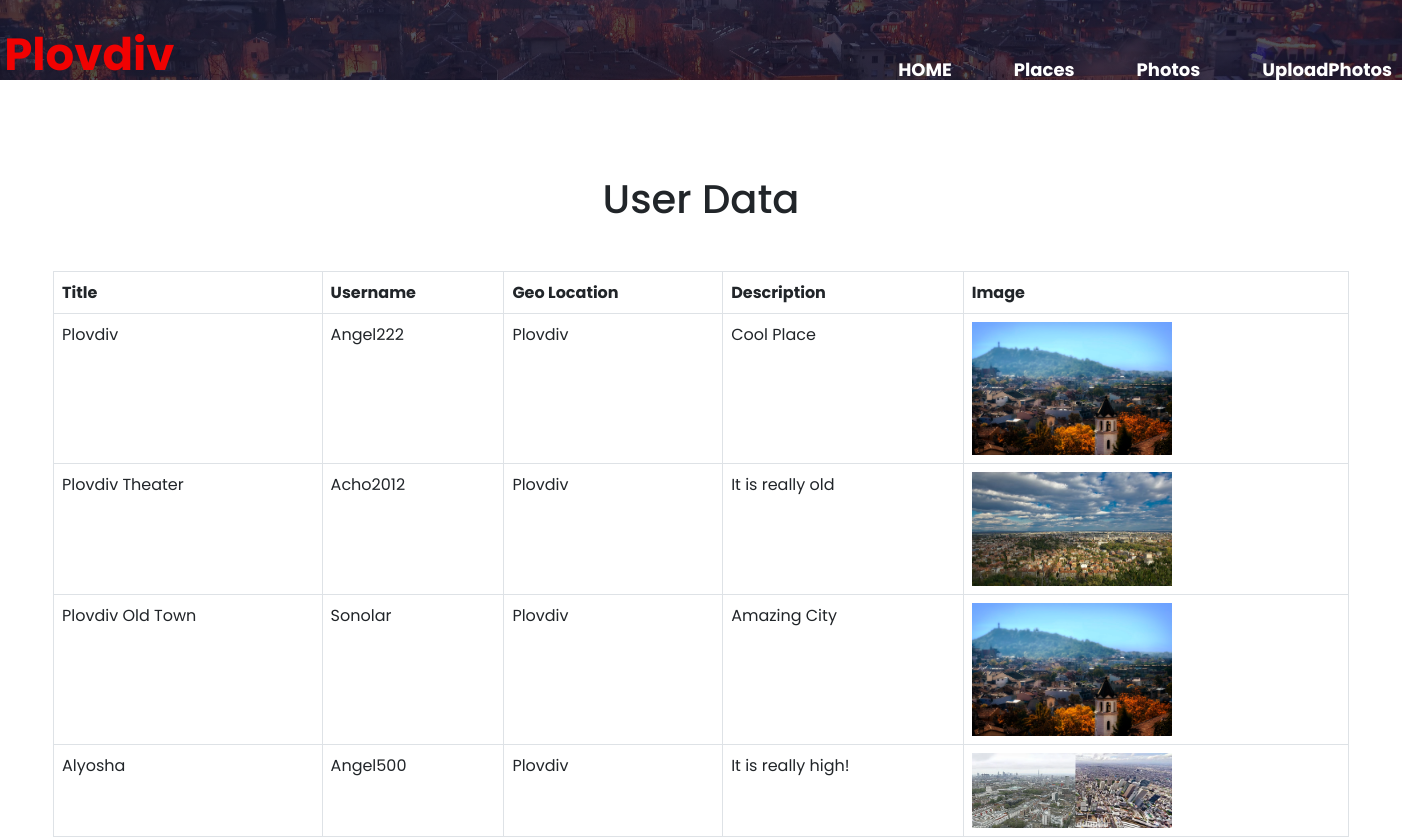
Screenshot of /CS/display.php with the database file from the repository.
### tables this page shows
CREATE TABLE `imagesuploaded` (
  `cityID` int(11) DEFAULT NULL,
  `ID` int(11) NOT NULL,
  `title` varchar(24) DEFAULT NULL,
  `username` varchar(24) DEFAULT NULL,
  `geolocation` varchar(2048) DEFAULT NULL,
  `description` varchar(2048) DEFAULT NULL,
  `img_dir` varchar(255) NOT NULL
);

### CS/display.php (the view, shortened to what this page needs)
<?php
require_once 'dbconfig.php';
?>
<html lang="en">
<head>
    <link rel="stylesheet" href="uploadstyle.css">
    <link href="https://cdn.jsdelivr.net/npm/bootstrap@5.2.0/dist/css/bootstrap.min.css" rel="stylesheet"   >
</head>
<body>
    <div class="main">
        <div class="navbar">
            <div class="logo">
                <h2 class="logo">Plovdiv</h2>
            </div>
            <div class="menu">
                <ul>
                    <li><a href="index.php">HOME</a></li>
                    <li><a href="places.php">Places</a></li>
                    <li><a href="photos.php">Photos</a></li>
                    <li><a href="imgupload.php">UploadPhotos</a></li>
                </ul>
            </div>
        </div>
        <div class="d-inline-flex p-2">
                    <form>
                    </form>
        </div>
        <h1 class="text-center my-4" color= >User Data</h1>
        <div class="container mt-5">
        <table class="table table-bordered">
  <thead>
    <tr>
      <th scope="col">Title</th>
      <th scope="col">Username</th>
      <th scope="col">Geo Location</th>
      <th scope="col">Description</th>
      <th scope="col">Image</th>
    </tr>
  </thead>
  <tbody>
     <?php
     $sql="SELECT * FROM `imagesuploaded`";
     $result=mysqli_query($db, $sql);
     while($row=mysqli_fetch_assoc($result)){
        $title=$row['title'];
        $username=$row['username'];
        $geolocation=$row['geolocation'];
        $description=$row['description'];
        $image=$row['img_dir'];
        echo '  <tr>
        <td>'.$title.'</td>
        <td>'.$username.'</td>
        <td>'.$geolocation.'</td>
        <td>'.$description.'</td>
        <td><img src=' .$image.' /></td>
        </tr>';
    }
     ?>
  </tbody>
</table>
        </div>
</body>
</html>

### CS/uploadstyle.css (style rules this page uses)
* { margin: 0; padding: 0; font-family: 'Open Sans', sans-serif; font-family: 'Poppins', sans-serif; }
.main { width: 100%; background: linear-gradient(rgba(4,9,30,0.7),rgba(4,9,30,0.7)), url(images/banner2.jpg); background-position: center; background-size: cover; height: 10vh; }
.navbar { width: 1200px; height: 75px; margin-left: 4.2; }
.logo { color: rgb(241, 2, 2); font-size: 45px; font-weight: bold; float: left; padding-top: 10px; }
.menu { width: 400px; float: left; height: 70px; }
ul { float: left; display: flex; justify-content: left; align-items: left; padding-top: 15px; }
ul li { list-style: none; margin-left: 62px; margin-top: 27px; font-size: 18px; }
ul li a { text-decoration: none; color: #fff; font-weight: bold; transition: 0.4s ease-in-out; }
form { display: flex; flex-wrap: wrap; justify-self: center; padding: 30px; }

### CS/display.php (style rules this page uses)
img { width: 200px; }

### rows the page displays
imagesuploaded: title "Plovdiv", username "Angel222", geolocation "Plovdiv", description "Cool Place", img_dir (picture)
imagesuploaded: title "Plovdiv Theater", username "Acho2012", geolocation "Plovdiv", description "It is really old", img_dir (picture)
imagesuploaded: title "Plovdiv Old Town", username "Sonolar", geolocation "Plovdiv", description "Amazing City", img_dir (picture)
imagesuploaded: title "Alyosha", username "Angel500", geolocation "Plovdiv", description "It is really high!", img_dir (picture)
